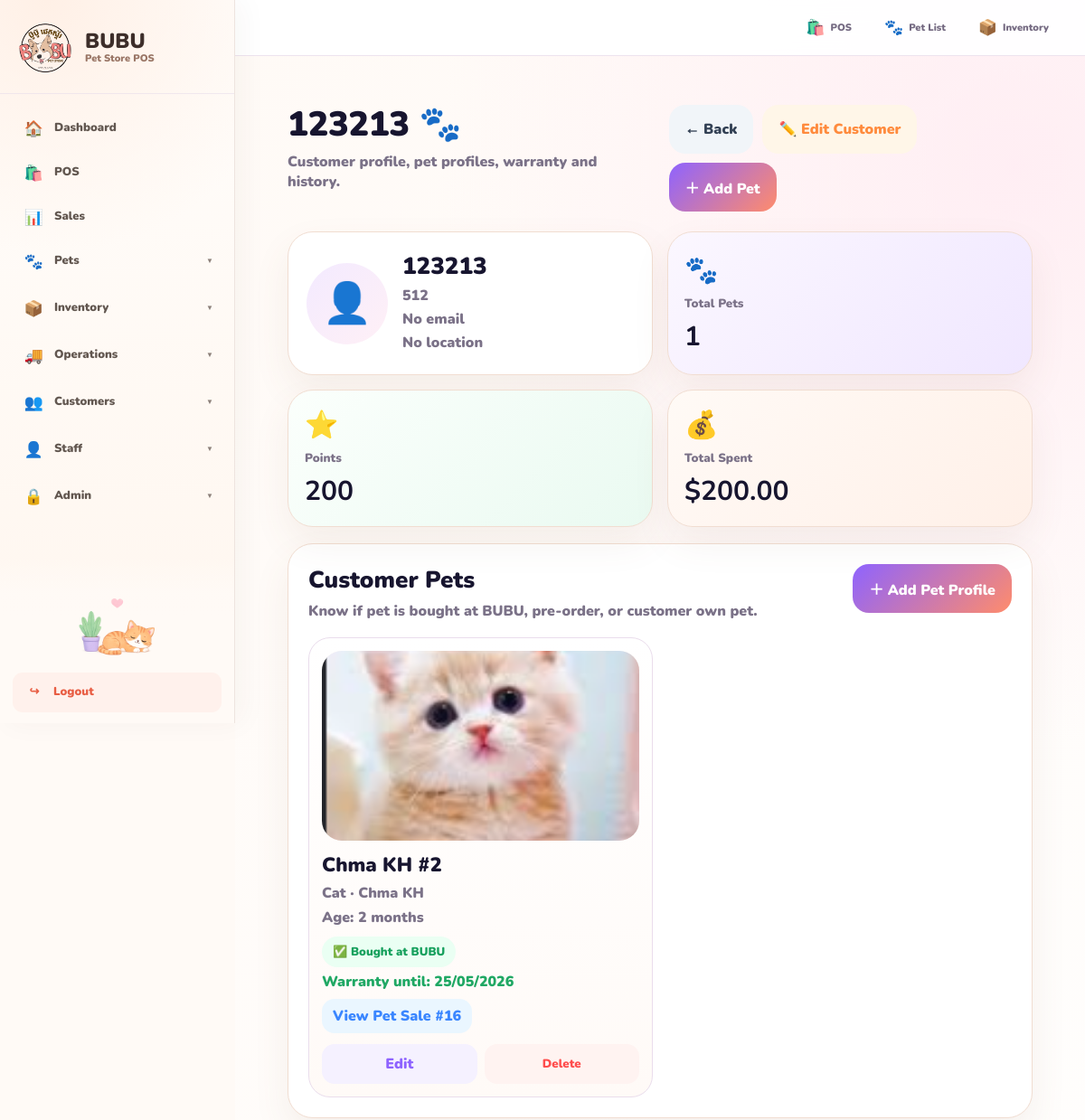
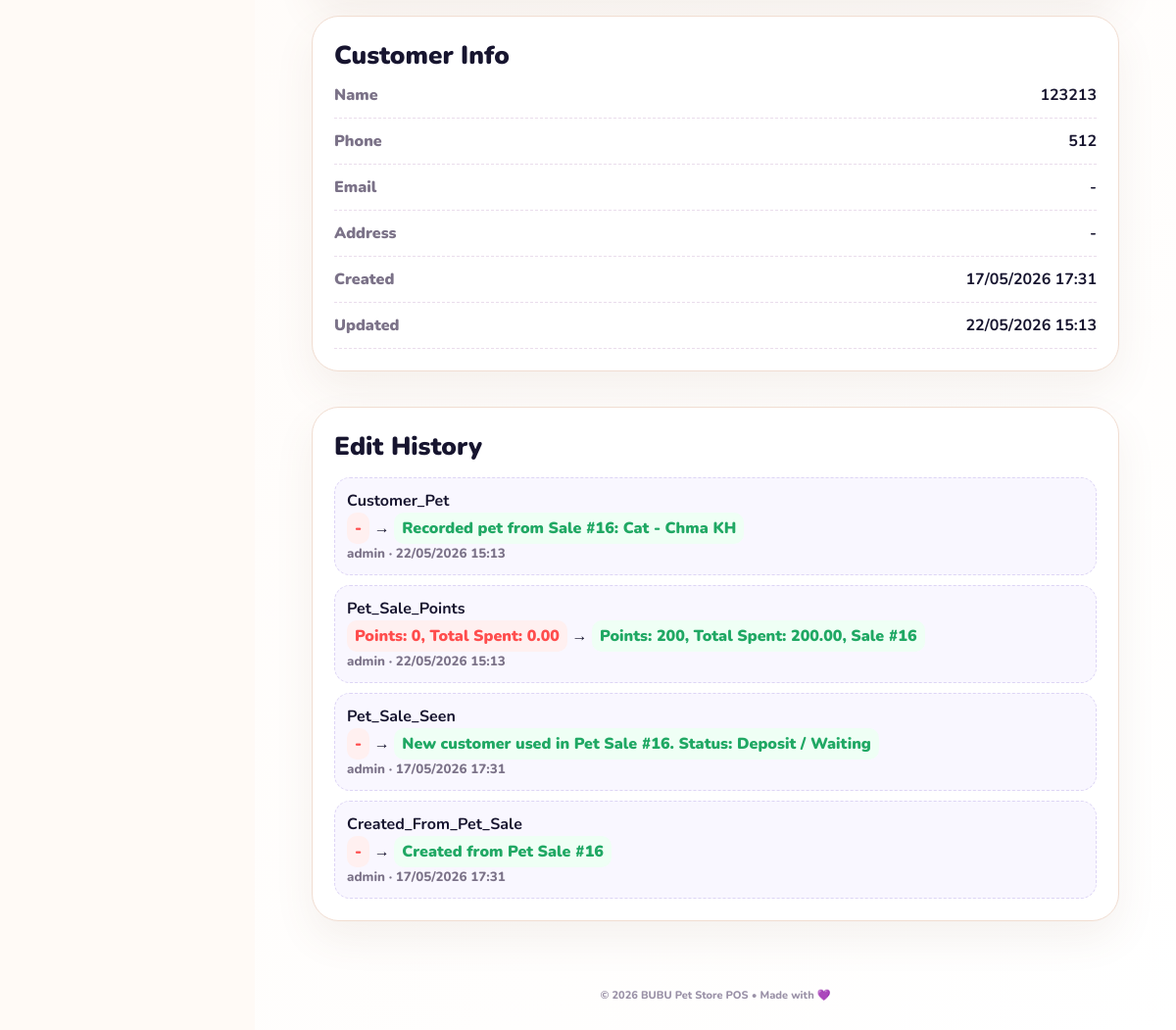
Screenshot of /customers/5/ (signed in) with the database file from the repository (2 pictures, top to bottom).
### customers/models.py (models this page shows, shortened)
class Customer(models.Model):
    name = models.CharField(max_length=120)
    phone = models.CharField(max_length=30, blank=True)
    email = models.EmailField(blank=True)
    address = models.TextField(blank=True)
    pet_name = models.CharField(max_length=100, blank=True)
    pet_type = models.CharField(max_length=100, blank=True)
    points = models.IntegerField(default=0)
    total_spent = models.DecimalField(max_digits=12, decimal_places=2, default=0)
    created_at = models.DateTimeField(auto_now_add=True)
    updated_at = models.DateTimeField(auto_now=True)
    created_by = models.ForeignKey(
        User,
        on_delete=models.SET_NULL,
        null=True,
        blank=True,
        related_name="created_customers",
    )
    updated_by = models.ForeignKey(
        User,
        on_delete=models.SET_NULL,
        null=True,
        blank=True,
        related_name="updated_customers",
    )

class CustomerPet(models.Model):
    SOURCE_CHOICES = [
        ("bubu_sale", "Bought at BUBU"),
        ("bubu_preorder", "BUBU Pre-order"),
        ("customer_own", "Customer Own Pet"),
    ]
    PET_TYPE_CHOICES = [
        ("dog", "Dog"),
        ("cat", "Cat"),
        ("other", "Other"),
    ]
    customer = models.ForeignKey(
        Customer,
        on_delete=models.CASCADE,
        related_name="pets",
    )
    photo = models.ImageField(
        upload_to="customer_pets/",
        blank=True,
        null=True,
    )
    pet_name = models.CharField(max_length=120, blank=True)
    pet_type = models.CharField(max_length=20, choices=PET_TYPE_CHOICES, default="dog")
    breed = models.CharField(max_length=120, blank=True)
    gender = models.CharField(max_length=30, blank=True)
    color = models.CharField(max_length=80, blank=True)
    birth_date = models.DateField(null=True, blank=True)
    age_text = models.CharField(max_length=80, blank=True)
    source = models.CharField(
        max_length=30,
        choices=SOURCE_CHOICES,
        default="customer_own",
    )
    bought_date = models.DateField(null=True, blank=True)
    pet_sale = models.ForeignKey(
        "pets.PetSale",
        on_delete=models.SET_NULL,
        null=True,
        blank=True,
        related_name="customer_pet_profiles",
    )
    warranty_start_date = models.DateField(null=True, blank=True)
    warranty_expire_date = models.DateField(null=True, blank=True)
    note = models.TextField(blank=True)
    created_by = models.ForeignKey(
        User,
        on_delete=models.SET_NULL,
        null=True,
        blank=True,
        related_name="created_customer_pets",
    )
    created_at = models.DateTimeField(auto_now_add=True)
    updated_at = models.DateTimeField(auto_now=True)

class CustomerHistory(models.Model):
    customer = models.ForeignKey(
        Customer,
        on_delete=models.CASCADE,
        related_name="histories",
    )
    field_name = models.CharField(max_length=50)
    old_value = models.TextField(blank=True)
    new_value = models.TextField(blank=True)
    changed_by = models.ForeignKey(
        User,
        on_delete=models.SET_NULL,
        null=True,
        blank=True,
    )
    changed_at = models.DateTimeField(auto_now_add=True)

### pets/models.py (models this page shows, shortened)
class PetSale(models.Model):
    SALE_KIND_CHOICES = [
        ("in_stock", "In-stock Pet Sale"),
        ("preorder", "Pre-order Pet"),
    ]
    STATUS_CHOICES = [
        ("deposit", "Deposit / Waiting"),
        ("arrived", "Arrived"),
        ("completed", "Completed"),
        ("cancelled", "Customer Cancelled"),
        ("refunded", "Refunded"),
    ]
    PET_TYPE_CHOICES = [
        ("dog", "Dog"),
        ("cat", "Cat"),
        ("other", "Other"),
    ]
    sale_kind = models.CharField(
        max_length=30,
        choices=SALE_KIND_CHOICES,
        default="in_stock",
    )
    pet = models.ForeignKey(
        Pet,
        on_delete=models.PROTECT,
        related_name="sales",
        null=True,
        blank=True,
    )
    preorder_pet_type = models.CharField(
        max_length=20,
        choices=PET_TYPE_CHOICES,
        default="dog",
        blank=True,
    )
    preorder_breed = models.CharField(max_length=120, blank=True)
    preorder_gender = models.CharField(max_length=30, blank=True)
    preorder_color = models.CharField(max_length=80, blank=True)
    preorder_special_type = models.CharField(max_length=120, blank=True)
    deadline = models.DateField(null=True, blank=True)
    customer_name = models.CharField(max_length=120)
    phone = models.CharField(max_length=30, blank=True)
    address = models.TextField(blank=True)
    sale_price = models.DecimalField(max_digits=10, decimal_places=2, default=0)
    discount_amount = models.DecimalField(max_digits=10, decimal_places=2, default=0)
    deposit_amount = models.DecimalField(max_digits=10, decimal_places=2, default=0)
    paid_amount = models.DecimalField(max_digits=10, decimal_places=2, default=0)
    remaining_amount = models.DecimalField(max_digits=10, decimal_places=2, default=0)
    warranty_days = models.PositiveIntegerField(default=3)
    warranty_start_date = models.DateField(null=True, blank=True)
    warranty_expire_date = models.DateField(null=True, blank=True)
    sale_photo = models.ImageField(upload_to="pet_sales/", blank=True, null=True)
    status = models.CharField(max_length=30, choices=STATUS_CHOICES, default="deposit")
    note = models.TextField(blank=True)
    cancel_reason = models.TextField(blank=True)
    refund_reason = models.TextField(blank=True)
    created_by = models.ForeignKey(
        User,
        on_delete=models.SET_NULL,
        null=True,
        blank=True,
        related_name="created_pet_sales",
    )
    seller = models.ForeignKey(
        User,
        on_delete=models.SET_NULL,
        null=True,
        blank=True,
        related_name="pet_sales_as_seller",
        help_text="Real seller/staff who sold this pet.",
    )
    completed_at = models.DateTimeField(null=True, blank=True)
    created_at = models.DateTimeField(auto_now_add=True)

### customers/views.py (the view)
# urls.py: path("<int:pk>/", views.customer_detail, name="customer_detail"),
@login_required
def customer_detail(request, pk):
    customer = get_object_or_404(
        Customer.objects.prefetch_related(
            "pets",
            "histories",
        ),
        pk=pk,
    )
    customer_pets = customer.pets.all().order_by("-created_at")
    histories = customer.histories.all().order_by("-changed_at")
    return render(request, "customers/customer_detail.html", {
        "customer": customer,
        "customer_pets": customer_pets,
        "histories": histories,
    })

### templates/customers/customer_detail.html (shortened to what this page needs)
{% extends "base.html" %}
{% load static %}
{% block content %}
<div class="customer-detail-page">
    <div class="detail-hero">
        <div>
            <h1>{{ customer.name }} 🐾</h1>
            <p>Customer profile, pet profiles, warranty and history.</p>
        </div>
        <div class="hero-actions">
            <a href="{% url 'customer_list' %}" class="soft-btn">← Back</a>
            <a href="{% url 'customer_update' customer.id %}" class="edit-btn">✏️ Edit Customer</a>
            <a href="{% url 'customer_pet_create' customer.id %}" class="add-btn">＋ Add Pet</a>
        </div>
    </div>
    <div class="top-grid">
        <div class="profile-card">
            <div class="avatar">👤</div>
            <div>
                <h2>{{ customer.name }}</h2>
                <p>{{ customer.phone|default:"No phone" }}</p>
                <p>{{ customer.email|default:"No email" }}</p>
                <p>{{ customer.address|default:"No location" }}</p>
            </div>
        </div>
        <div class="stat-card purple">
            <span>🐾</span>
            <small>Total Pets</small>
            <strong>{{ customer_pets.count }}</strong>
        </div>
        <div class="stat-card green">
            <span>⭐</span>
            <small>Points</small>
            <strong>{{ customer.points|default:0 }}</strong>
        </div>
        <div class="stat-card orange">
            <span>💰</span>
            <small>Total Spent</small>
            <strong>${{ customer.total_spent|default:"0.00" }}</strong>
        </div>
    </div>
    <div class="section-card">
        <div class="section-head">
            <div>
                <h2>Customer Pets</h2>
                <p>Know if pet is bought at BUBU, pre-order, or customer own pet.</p>
            </div>
            <a href="{% url 'customer_pet_create' customer.id %}" class="add-small">＋ Add Pet Profile</a>
        </div>
        <div class="pet-grid">
            {% for pet in customer_pets %}
                <div class="pet-card">
                    <div class="pet-photo">
                        {% if pet.photo %}
                            <img src="{{ pet.photo.url }}" alt="{{ pet.pet_name }}">
                        {% endif %}
                    </div>
                    <div class="pet-info">
                        <h3>{{ pet.pet_name|default:"No Name Yet" }}</h3>
                        <div class="pet-meta">
                            {{ pet.get_pet_type_display }}
                            {% if pet.breed %} · {{ pet.breed }}{% endif %}
                        </div>
                        {% if pet.age_text %}
                            <div class="pet-line">Age: {{ pet.age_text }}</div>
                        {% endif %}
                        <div class="source-badge source-{{ pet.source }}">
                            {% if pet.source == "bubu_sale" %}
                                ✅ Bought at BUBU
                            {% elif pet.source == "bubu_preorder" %}
                                📝 BUBU Pre-order
                            {% else %}
                                🐾 Customer Own Pet
                            {% endif %}
                        </div>
                        {% if pet.warranty_expire_date %}
                            <div class="warranty-line">
                                Warranty until: {{ pet.warranty_expire_date|date:"d/m/Y" }}
                            </div>
                        {% endif %}
                        {% if pet.pet_sale %}
                            <a href="{% url 'pet_sale_detail' pet.pet_sale.id %}" class="invoice-link">
                                View Pet Sale #{{ pet.pet_sale.id }}
                            </a>
                        {% endif %}
                    </div>
                    <div class="pet-actions">
                        <a href="{% url 'customer_pet_update' pet.id %}" class="pet-edit">Edit</a>
                        <form method="post" action="{% url 'customer_pet_delete' pet.id %}" onsubmit="return confirm('Delete this pet profile?');">
                            <button type="submit" class="pet-delete">Delete</button>
                        </form>
                    </div>
                </div>
            {% endfor %}
        </div>
    </div>
    <div class="bottom-grid">
        <div class="section-card">
            <h2>Customer Info</h2>
            <div class="info-row"><span>Name</span><strong>{{ customer.name }}</strong></div>
            <div class="info-row"><span>Phone</span><strong>{{ customer.phone|default:"-" }}</strong></div>
            <div class="info-row"><span>Email</span><strong>{{ customer.email|default:"-" }}</strong></div>
            <div class="info-row"><span>Address</span><strong>{{ customer.address|default:"-" }}</strong></div>
            <div class="info-row"><span>Created</span><strong>{{ customer.created_at|date:"d/m/Y H:i" }}</strong></div>
            <div class="info-row"><span>Updated</span><strong>{{ customer.updated_at|date:"d/m/Y H:i" }}</strong></div>
        </div>
        <div class="section-card">
            <h2>Edit History</h2>
            <div class="history-list">
                {% for h in histories %}
                    <div class="history-item">
                        <strong>{{ h.field_name|title }}</strong>
                        <div>
                            <span class="old">{{ h.old_value|default:"-" }}</span>
                            →
                            <span class="new">{{ h.new_value|default:"-" }}</span>
                        </div>
                        <small>{{ h.changed_by|default:"-" }} · {{ h.changed_at|date:"d/m/Y H:i" }}</small>
                    </div>
                {% empty %}
                    <div class="empty-history">No edit history yet.</div>
                {% endfor %}
            </div>
        </div>
    </div>
</div>
{% endblock %}

### templates/base.html (style rules this page uses)
:root { --ink:#17152f; --muted:#7b7288; --purple:#8e63ff; --purple-dark:#7047db; --purple-soft:#f3edff; --orange:#ff8464; --green:#25b982; --cream:#fffaf6; --surface:#ffffff; --line:#eadfec; --warm-line:#f2ded1; --sidebar-width:260px; }
* { box-sizing:border-box }
html { width:100%; min-height:100%; scroll-behavior:smooth; -webkit-text-size-adjust:100%; }
body { width:100%; min-height:100%; margin:0; overflow-x:hidden; color:var(--ink); background:var(--cream); font-family:'Nunito',sans-serif; }
a { color:inherit; text-decoration:none; }
button, input, select, textarea { font-family:'Nunito',sans-serif; }
button { touch-action:manipulation }
h1 { margin:0 0 6px; color:var(--ink); font-size:32px; line-height:1.15; letter-spacing:-.35px; font-weight:1000; }
.btn, button, .mini-btn, .badge, .top-quick-link, .menu a, .menu-main, .logout-btn { line-height:1.2; }
.btn, button { min-height:42px; padding:0 16px; border:0; border-radius:13px; display:inline-flex; align-items:center; justify-content:center; gap:6px; font-weight:1000; text-align:center; cursor:pointer; transition:.16s ease; }

### rows the page displays
Customer: name "123213", phone "512", email "No email", address "No location", points "200", total_spent "200.00", email "-", address "-", created_at "17/05/2026 17:31", updated_at "22/05/2026 15:13"
CustomerPet: photo (picture), pet_name "Chma KH #2", pet_type "Cat", breed "Chma KH", age_text "2 months", source "✅ Bought at BUBU", warranty_expire_date "25/05/2026", pet_sale.id "16"
CustomerHistory: field_name "Customer_Pet", old_value "-", new_value "Recorded pet from Sale #16: Cat - Chma KH", changed_by "admin", changed_at "22/05/2026 15:13"
CustomerHistory: field_name "Pet_Sale_Points", old_value "Points: 0, Total Spent: 0.00", new_value "Points: 200, Total Spent: 200.00, Sale #16", changed_by "admin", changed_at "22/05/2026 15:13"
CustomerHistory: field_name "Pet_Sale_Seen", old_value "-", new_value "New customer used in Pet Sale #16. Status: Deposit / Waiting", changed_by "admin", changed_at "17/05/2026 17:31"
CustomerHistory: field_name "Created_From_Pet_Sale", old_value "-", new_value "Created from Pet Sale #16", changed_by "admin", changed_at "17/05/2026 17:31"

### other values shown
{{ customer_pets.count }} "1"
